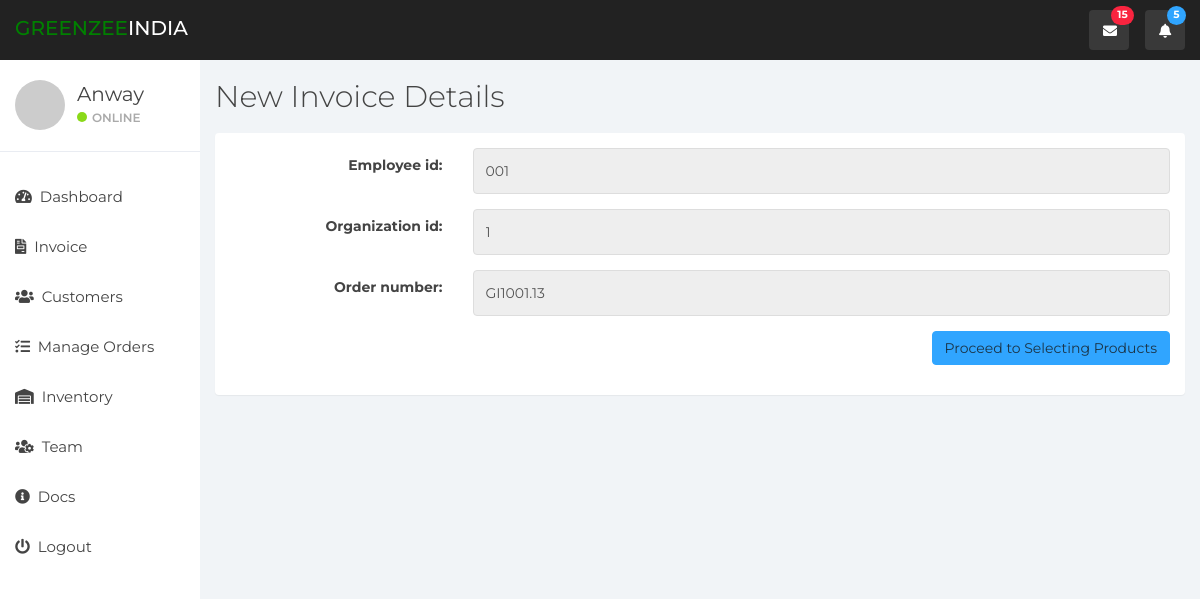
Screenshot of /invoice/add/ (signed in) with the database file from the repository.
### accounts/models.py (models this page shows, shortened)
class employee_table(AbstractBaseUser):
    employee_id = models.CharField(max_length=20, null=True, blank=True)
    first_name = models.CharField(max_length=30)
    last_name = models.CharField(max_length=30)
    email = models.EmailField(unique=True)
    mobileNumber = models.CharField(max_length=10, null=True, blank=True)
    address = models.CharField(max_length=200, null=True, blank=True)
    city = models.CharField(max_length=30, null=True, blank=True)
    pincode = models.IntegerField(null=True)
    state = models.CharField(max_length=35, null=True, choices=STATES)
    country = models.CharField(max_length=50, null=True, choices=COUNTRIES)
    organization_id = models.ForeignKey(organization_table, null=True, blank=True)
    privilege_id = models.ForeignKey(employee_privilege_table, null=True, blank=True)
    joining_date = models.DateField(auto_now=True, null=True, blank=True)
    last_login = models.DateTimeField(null=True)
    termination_date = models.DateField(null=True, blank=True)
    is_user = models.NullBooleanField()
    is_active = models.BooleanField(default=True)
    is_staff = models.BooleanField(default=True)
    api_token = models.UUIDField(default=uuid.uuid4, editable=False)
    token_created_date = models.DateTimeField(auto_now_add=True)
    objects = CustomUserManager()
    USERNAME_FIELD = 'email'
    REQUIRED_FIELDS = ['employee_id', 'first_name', 'mobileNumber']
    class Meta:
        verbose_name = "Employee"
        verbose_name_plural = "Employees"

### organizations/models.py (models this page shows, shortened)
class organization_table(models.Model):
    organization_id = models.IntegerField(primary_key=True)
    organization_name = models.CharField(max_length=50)
    phoneNumber = models.CharField(max_length=10, blank=True)
    mobileNumber = models.CharField(max_length=10)
    whatsappNumber = models.CharField(max_length=10)
    salesEmail = models.EmailField()
    infoEmail = models.EmailField(null=True)
    logo = models.ImageField(null=True, blank=True)
    addressLine1 = models.CharField(max_length=200)
    addressLine2 = models.CharField(max_length=200)
    city = models.CharField(max_length=30)
    pincode = models.IntegerField(validators=[RegexValidator(r'^\d{1,10}$')], null=True)
    org_code = models.CharField(max_length=3)

### invoice/views.py (the view)
# urls.py: url(r'invoice/add/$', views.orderInitDetails, name='orderDetails'),
def orderInitDetails(request):
    user = get_user_model()
    organization = organization_table.objects.get(organization_id=1)
    orgCode = organization.org_code
    orgId = organization.organization_id
    order = order_table.objects.all()
    orderId = order.count()+1
    field_name = 'employee_id'
    obj = get_user_model().objects.first()
    employeeId = getattr(obj, field_name)
    order_code = orgCode + str(orgId) + str(employeeId) + "." + str(orderId)
    field_organization_id = 'organization_id'
    organization_ID = getattr(obj, field_organization_id)
    initial_data = {
        'order_id': orderId,
        'order_number': order_code,
        'organization_id': organization_ID,
        'employee_id': employeeId,
    }
    form = order_init_details(request.POST or None, initial=initial_data)
    if form.is_valid():
        form.save()
        return redirect('product-order' ,orderId)
    else:
        form = order_init_details(initial=initial_data)
    context = {
        'orderId': orderId,
        'order_code': order_code,
        'form': form,
    }
    return render(request, 'initialOrderDetails.html', context)

### invoice/forms.py
class order_init_details(forms.ModelForm):
    class Meta:
        model = order_table
        fields = {'order_id', 'order_number', 'organization_id', 'employee_id'}
        widgets = {
            'order_id': forms.TextInput(attrs={'readonly': True}),
            'order_number': forms.TextInput(attrs={'class': "form-control", 'readonly': True}),
            'organization_id': forms.TextInput(attrs={'class': "form-control", 'readonly': True}),
            'employee_id': forms.TextInput(attrs={'class': "form-control", 'readonly': True})
        }

### invoice/templates/initialOrderDetails.html (shortened to what this page needs)
{% load static %}
<!DOCTYPE html>
<html>
<head>
	{% include 'reqs/headerBar.html' %}
</head>
<body>
	{% include 'reqs/navbar.html' %}
	<div class="col-sm-9 col-sm-offset-3 col-lg-10 col-lg-offset-2 main">
		<div class="row">
			<div class="col-lg-12">
				<h2>New Invoice Details</h2>
			</div>
		</div>
		<div class="panel panel-default">
			<div class="panel-body">
				<form class="form-horizontal" action="" method="POST">
					{% for field in form.visible_fields %}
						<div class="form-group">
							<label class="col-md-3 control-label" for="name">{{ field.label_tag }}</label>
							<div class="col-md-9">
								{{ field }}
							</div>
						</div>
					{% endfor %}
					<div class="form-group">
						<div class="col-md-12">
							<button type="submit" class="btn btn-default btn-md pull-right btn-primary">
								Proceed to Selecting Products
							</button>
						</div>
					</div>
				</form>
			</div>
		</div>
	</div>
</body>
</html>

### corec/templates/reqs/navbar.html (shortened to what this page needs)
<nav class="navbar navbar-custom navbar-fixed-top" role="navigation">
	<div class="container-fluid">
		<div class="navbar-header">
			<a class="navbar-brand" href="#"><span style="color: green;">Greenzee</span>India</a>
			<ul class="nav navbar-top-links navbar-right">
				<li class="dropdown"><a class="dropdown-toggle count-info" data-toggle="dropdown" href="#">
					<em class="fa fa-envelope"></em><span class="label label-danger">15</span>
				</a>
				</li>
				<li class="dropdown"><a class="dropdown-toggle count-info" data-toggle="dropdown" href="#">
					<em class="fa fa-bell"></em><span class="label label-info">5</span>
				</a>
				</li>
			</ul>
		</div>
	</div>
</nav>
<div id="sidebar-collapse" class="col-sm-3 col-lg-2 sidebar">
		<div class="profile-sidebar">
			<div class="profile-userpic">
				<img src="http://placehold.it/50/30a5ff/fff" class="img-responsive" alt="">
			</div>
			<div class="profile-usertitle">
				<div class="profile-usertitle-name">{{ user.first_name }}</div>
				<div class="profile-usertitle-status"><span class="indicator label-success"></span>Online</div>
			</div>
		</div>
		<ul class="nav menu">
			<li><a href="{% url 'dashboard' %}"><i class="fas fa-tachometer-alt"></i>&nbsp;</em> Dashboard</a></li>
			<li><a href="{% url 'invoice' %}"><i class="fas fa-file-invoice"></i>&nbsp;</em> Invoice</a></li>
			<li><a href="{% url 'blank' %}"><i class="fas fa-users"></i></i>&nbsp;</em> Customers</a></li>
			<li><a href="{% url 'blank' %}"><i class="fas fa-tasks"></i>&nbsp; Manage Orders</a></li>
			<li><a href="{% url 'blank' %}"><i class="fas fa-warehouse"></i>&nbsp;</em> Inventory</a></li>
			<li><a href="{% url 'blank' %}"><i class="fas fa-users-cog"></i>&nbsp;</em> Team</a></li>
			<li><a href="login.html"><i class="fas fa-info-circle"></i>&nbsp; Docs</a></li>
			<li><a href="login.html"><i class="fas fa-power-off"></i>&nbsp; Logout</a></li>
		</ul>
	</div>

### accounts/static/css/styles.css (style rules this page uses)
body { background: #f1f4f7; padding-top: 60px; font-size: 14px; color: #444444; font-family: "Montserrat", "Helvetica Neue", Helvetica, Arial, sans-serif; }
a, a:hover, a:focus { color: #30a5ff; }
h1, h2, h3, h4, h5, h6 { color: #444444; }
h2 { font-weight: 300; margin-bottom: 20px; }
input.form-control { border: 1px solid #ddd; box-shadow: none; height: 46px; }
.navbar-custom { background: #222; height: 60px; }
.navbar-header .navbar-brand { color: #fff; font-size: 20px; text-transform: uppercase; font-weight: 500; height: 60px; padding-top: 18px; }
.navbar-header .navbar-brand span { color: #30a5ff; }
.dropdown { background: rgba(255, 255, 255, 0.1); float: left; margin: 10px 8px; padding: 0px; border-radius: 4px; }
.dropdown a.dropdown-toggle { color: #fff; height: 40px; width: 40px; padding-top: 11px; padding-left: 9px; }
.dropdown .label { top: -4px; left: 22px; padding-top: 4px; padding-bottom: 4px; position: absolute; border-radius: 9999px; }
.navbar-top-links li:last-child { margin-right: 15px; }
.dropdown em { margin: 0 5px; }
.btn-default, .btn-default:hover, .btn-default:focus, .btn-default:active, .btn-default.active, .open > .dropdown-toggle.btn-default, .btn-default.disabled, .btn-default[disabled], fieldset[disabled] .btn-default, .btn-default.disabled:hover, .btn-default[disabled]:hover, fieldset[disabled] .btn-default:hover, .btn-default.disabled:focus, .btn-default[disabled]:focus, fieldset[disabled] .btn-default:focus, .btn-default.disabled:active, .btn-default[disabled]:active, fieldset[disabled] .btn-default:active, .btn-default.disabled.active, .btn-default[disabled].active, fieldset[disabled] .btn-default.active { background-color: #e9ecf2; border-color: #e9ecf2; color: #1b3548; }
.btn-primary, .btn-primary:hover, .btn-primary:focus, .btn-primary:active, .btn-primary.active, .open > .dropdown-toggle.btn-primary, .btn-primary.disabled, .btn-primary[disabled], fieldset[disabled] .btn-primary, .btn-primary.disabled:hover, .btn-primary[disabled]:hover, fieldset[disabled] .btn-primary:hover, .btn-primary.disabled:focus, .btn-primary[disabled]:focus, fieldset[disabled] .btn-primary:focus, .btn-primary.disabled:active, .btn-primary[disabled]:active, fieldset[disabled] .btn-primary:active, .btn-primary.disabled.active, .btn-primary[disabled].active, fieldset[disabled] .btn-primary.active { background-color: #30a5ff; border-color: #30a5ff; }
.label-success { background-color: #8ad919; }
.label-info { background-color: #30a5ff; }
.label-danger { background-color: #f9243f; }
.panel { border: 0; }
.navbar { border: 0; }
.sidebar { display: block; padding: 0; display: none; box-shadow: none; background: #fff; }
.sidebar ul { margin: 20px 0px; }
@media (min-width: 768px) { .sidebar { display: block; position: fixed; top: 60px; bottom: 0; left: 0; z-index: 1000; display: block; margin: 0; padding: 0; overflow-x: hidden; overflow-y: auto; } }
@media (min-width: 768px) { .navbar-header { width: 100%; } }
.sidebar ul.nav li a { height: 50px; font-size: 15px; line-height: 2em; color: #444444; }
.profile-sidebar { padding: 10px 0; border-bottom: 1px solid #e9ecf2; }
.indicator { width: 10px; height: 10px; display: inline-block; border-radius: 9999px; margin-right: 5px; }
.profile-userpic img { float: left; margin: 10px 0px 0px 15px; width: 50px; height: 50px; border-radius: 9999px !important; }
.profile-usertitle { float: left; text-align: left; margin: 10px 0 0 12px; }
.profile-usertitle-name { font-size: 20px; margin-bottom: 0px; }
.profile-usertitle-status { text-transform: uppercase; color: #AAA; font-size: 12px; font-weight: 600; margin-bottom: 15px; }

### rows the page displays
employee_table: first_name "Anway", visible_fields "001"
organization_table: visible_fields "1"

### other values shown
{{ field.label_tag }} "Employee id:" "Organization id:" "Order number:"
